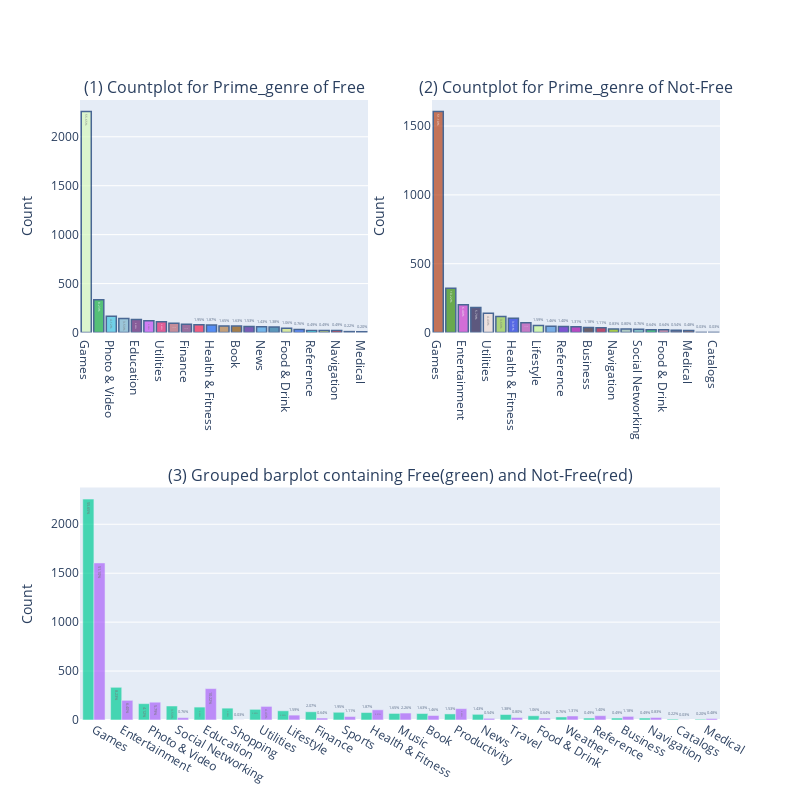

Notebook code cell kept with this figure:
### Markdown cell above
With not considering 'isNotFree', Games are the most numerous, followed by Entertainment, Education, Photo & Video.

### Code cell
cnt_srs1 = df_app_free['prime_genre'].value_counts()
text1 = ['{:.2f}%'.format(100 * (value / cnt_srs1.sum())) for value in cnt_srs1.values]

trace1 = go.Bar(
    x = cnt_srs1.index,
    y = cnt_srs1.values,
    text = text1,
    marker = dict(
        color = random_color_generator(100),
        line = dict(color='rgb(8, 48, 107)',
                    width = 1.5)
    ),
    opacity = 0.7
)

cnt_srs2 = df_app_notfree['prime_genre'].value_counts()
text2 = ['{:.2f}%'.format(100 * (value / cnt_srs2.sum())) for value in cnt_srs2.values]

trace2 = go.Bar(
    x = cnt_srs2.index,
    y = cnt_srs2.values,
    text = text2,
    marker = dict(
        color = random_color_generator(100),
        line = dict(color='rgb(8, 48, 107)',
                    width = 1.5)
    ),
    opacity = 0.7
)

trace3 = go.Bar(
    x = cnt_srs1.index,
    y = cnt_srs1.values,
    text = text1,
    opacity = 0.7,
    name='Free'
)


trace4 = go.Bar(
    x = cnt_srs2.index,
    y = cnt_srs2.values,
    text = text2,
    opacity = 0.7,
    name='Not-Free'
)



fig = tools.make_subplots(rows=2, cols=2, specs = [[{}, {}], [{'colspan':2}, None]], 
                          subplot_titles=('(1) Countplot for Prime_genre of Free', '(2) Countplot for Prime_genre of Not-Free', 
                                          '(3) Grouped barplot containing Free(green) and Not-Free(red)'), print_grid=False)
fig.append_trace(trace1, 1, 1)
fig.append_trace(trace2, 1, 2)
fig.append_trace(trace3, 2, 1)
fig.append_trace(trace4, 2, 1)

fig['layout']['yaxis1'].update(title='Count')
fig['layout']['yaxis2'].update(title='Count')
fig['layout']['yaxis3'].update(title='Count')

fig['layout'].update(showlegend=False, width=800, height=800)

py.iplot(fig)

### Figure 1 — Plotly figure (JSON) as saved in the notebook; plotly's stock layout.template omitted (floating-point values rounded to 4 significant figures)
{"data": [{"marker": {"color": ["#D7FABC", "#17AE42", "#41C5E1", "#7CB5CD", "#622073", "#C64DF4", "#DE226D", "#B86574", "#7C3D7B", "#F4214F", "#1865F4", "#B67F46", "#8A5003", "#4E209A", "#44A0E6", "#2274A1", "#D2E77B", "#2663FD", "#02F7F4", "#D4E230", "#E30002", "#9E6371", "#614FE1", "#80D6DA", "#8BDBDD", "#F68619", "#5FD7E5", "#73577C", "#FB4268", "#8701F0", "#F5DCBE", "#9C8F1B", "#043FCD", "#F90EE1", "#B1AB8E", "#09767D", "#B3D75C", "#884D0E", "#FF84E3", "#3F3EDF", "#F8D689", "#503385", "#11413C", "#B886C7", "#999E8F", "#4007E9", "#8386AD", "#ABFBED", "#B67317", "#84DEA1", "#807F1B", "#745BAD", "#8B1441", "#F6C942", "#D4CA53", "#40F736", "#978E83", "#6DA183", "#15ADCE", "#FCD0B3", "#1D2842", "#D25E07", "#D1ED2E", "#EDC778", "#A0A931", "#2640BB", "#4AD622", "#44C916", "#BCED25", "#1FFB22", "#B7CEA5", "#E324DE", "#72407D", "#A423B2", "#8C8C31", "#FF9961", "#C10056", "#052B81", "#0C67C4", "#6B6CF3", "#87FEDC", "#D0DD5A", "#2AF1EC", "#D15EB3", "#CCEB26", "#8CCF37", "#201C9B", "#DBCDC2", "#83D5D9", "#D6243A", "#78589A", "#C015C7", "#ECA524", "#1691B9", "#93C7AF", "#9592F1", "#577D7E", "#EFD908", "#2B672F", "#985DCF"], "line": {"color": "rgb(8, 48, 107)", "width": 1.5}}, "opacity": 0.7, "text": ["55.65%", "8.23%", "4.12%", "3.53%", "3.25%", "2.98%", "2.69%", "2.32%", "2.07%", "1.95%", "1.87%", "1.65%", "1.63%", "1.53%", "1.43%", "1.38%", "1.06%", "0.76%", "0.49%", "0.49%", "0.49%", "0.22%", "0.20%"], "type": "bar", "x": ["Games", "Entertainment", "Photo & Video", "Social Networking", "Education", "Shopping", "Utilities", "Lifestyle", "Finance", "Sports", "Health & Fitness", "Music", "Book", "Productivity", "News", "Travel", "Food & Drink", "Weather", "Reference", "Business", "Navigation", "Catalogs", "Medical"], "xaxis": "x", "y": [2257, 334, 167, 143, 132, 121, 109, 94, 84, 79, 76, 67, 66, 62, 58, 56, 43, 31, 20, 20, 20, 9, 8], "yaxis": "y"}, {"marker": {"color": ["#B54117", "#358E08", "#CA39CB", "#241B4C", "#F0DDD5", "#94CA47", "#1B33DE", "#B84AB2", "#C8FA93", "#4992DF", "#5214C4", "#A507AC", "#3D262E", "#A70732", "#8DBC02", "#9BBEAC", "#5EB0B4", "#02BD47", "#CF6B90", "#363B65", "#71352E", "#1AA78B", "#CA00D6", "#7FF755", "#C52014", "#5C2D7E", "#866582", "#A8FEF9", "#4456B0", "#710AC7", "#BE8333", "#8ADBDD", "#07071B", "#F494BD", "#3E46F7", "#3D4E47", "#AC97A2", "#F6A85B", "#E342F0", "#F2E4B7", "#9B0A31", "#17ED75", "#21577F", "#BD00E3", "#F0B857", "#55E6F0", "#442812", "#5358A6", "#3E6EC7", "#2A06FD", "#E583A9", "#B267A8", "#3A9C0F", "#D20875", "#A55F8E", "#CFB61D", "#01DDD9", "#2B1B46", "#84A52D", "#C6F3DA", "#433993", "#98F100", "#509AF3", "#29BECB", "#7CA4F9", "#D96D88", "#5644CC", "#7BE6A2", "#D6D8FF", "#C3B252", "#036A1E", "#025AEE", "#6F70C6", "#5F659F", "#634BC3", "#6E9A99", "#E0208F", "#E3F916", "#99BA48", "#4AF62A", "#524CF5", "#0C2498", "#3610A0", "#1B4DEB", "#5EB561", "#482DC2", "#76BF63", "#8428CA", "#C4A553", "#D9DA99", "#671EDE", "#D60A4E", "#A81530", "#F3BD51", "#B13B68", "#893554", "#F29F21", "#4E0A2D", "#184301", "#CD71D0"], "line": {"color": "rgb(8, 48, 107)", "width": 1.5}}, "opacity": 0.7, "text": ["51.10%", "10.22%", "6.40%", "5.79%", "4.43%", "3.69%", "3.31%", "2.26%", "1.59%", "1.46%", "1.40%", "1.31%", "1.18%", "1.11%", "0.83%", "0.80%", "0.76%", "0.64%", "0.64%", "0.54%", "0.48%", "0.03%", "0.03%"], "type": "bar", "x": ["Games", "Education", "Entertainment", "Photo & Video", "Utilities", "Productivity", "Health & Fitness", "Music", "Lifestyle", "Book", "Reference", "Weather", "Business", "Sports", "Navigation", "Travel", "Social Networking", "Finance", "Food & Drink", "News", "Medical", "Shopping", "Catalogs"], "xaxis": "x2", "y": [1605, 321, 201, 182, 139, 116, 104, 71, 50, 46, 44, 41, 37, 35, 26, 25, 24, 20, 20, 17, 15, 1, 1], "yaxis": "y2"}, {"name": "Free", "opacity": 0.7, "text": ["55.65%", "8.23%", "4.12%", "3.53%", "3.25%", "2.98%", "2.69%", "2.32%", "2.07%", "1.95%", "1.87%", "1.65%", "1.63%", "1.53%", "1.43%", "1.38%", "1.06%", "0.76%", "0.49%", "0.49%", "0.49%", "0.22%", "0.20%"], "type": "bar", "x": ["Games", "Entertainment", "Photo & Video", "Social Networking", "Education", "Shopping", "Utilities", "Lifestyle", "Finance", "Sports", "Health & Fitness", "Music", "Book", "Productivity", "News", "Travel", "Food & Drink", "Weather", "Reference", "Business", "Navigation", "Catalogs", "Medical"], "xaxis": "x3", "y": [2257, 334, 167, 143, 132, 121, 109, 94, 84, 79, 76, 67, 66, 62, 58, 56, 43, 31, 20, 20, 20, 9, 8], "yaxis": "y3"}, {"name": "Not-Free", "opacity": 0.7, "text": ["51.10%", "10.22%", "6.40%", "5.79%", "4.43%", "3.69%", "3.31%", "2.26%", "1.59%", "1.46%", "1.40%", "1.31%", "1.18%", "1.11%", "0.83%", "0.80%", "0.76%", "0.64%", "0.64%", "0.54%", "0.48%", "0.03%", "0.03%"], "type": "bar", "x": ["Games", "Education", "Entertainment", "Photo & Video", "Utilities", "Productivity", "Health & Fitness", "Music", "Lifestyle", "Book", "Reference", "Weather", "Business", "Sports", "Navigation", "Travel", "Social Networking", "Finance", "Food & Drink", "News", "Medical", "Shopping", "Catalogs"], "xaxis": "x3", "y": [1605, 321, 201, 182, 139, 116, 104, 71, 50, 46, 44, 41, 37, 35, 26, 25, 24, 20, 20, 17, 15, 1, 1], "yaxis": "y3"}], "layout": {"annotations": [{"font": {"size": 16}, "showarrow": false, "text": "(1) Countplot for Prime_genre of Free", "x": 0.225, "xanchor": "center", "xref": "paper", "y": 1, "yanchor": "bottom", "yref": "paper"}, {"font": {"size": 16}, "showarrow": false, "text": "(2) Countplot for Prime_genre of Not-Free", "x": 0.775, "xanchor": "center", "xref": "paper", "y": 1, "yanchor": "bottom", "yref": "paper"}, {"font": {"size": 16}, "showarrow": false, "text": "(3) Grouped barplot containing Free(green) and Not-Free(red)", "x": 0.5, "xanchor": "center", "xref": "paper", "y": 0.375, "yanchor": "bottom", "yref": "paper"}], "height": 800, "showlegend": false, "width": 800, "xaxis": {"anchor": "y", "domain": [0, 0.45]}, "xaxis2": {"anchor": "y2", "domain": [0.55, 1]}, "xaxis3": {"anchor": "y3", "domain": [0, 1]}, "yaxis": {"anchor": "x", "domain": [0.625, 1], "title": {"text": "Count"}}, "yaxis2": {"anchor": "x2", "domain": [0.625, 1], "title": {"text": "Count"}}, "yaxis3": {"anchor": "x3", "domain": [0, 0.375], "title": {"text": "Count"}}}}
